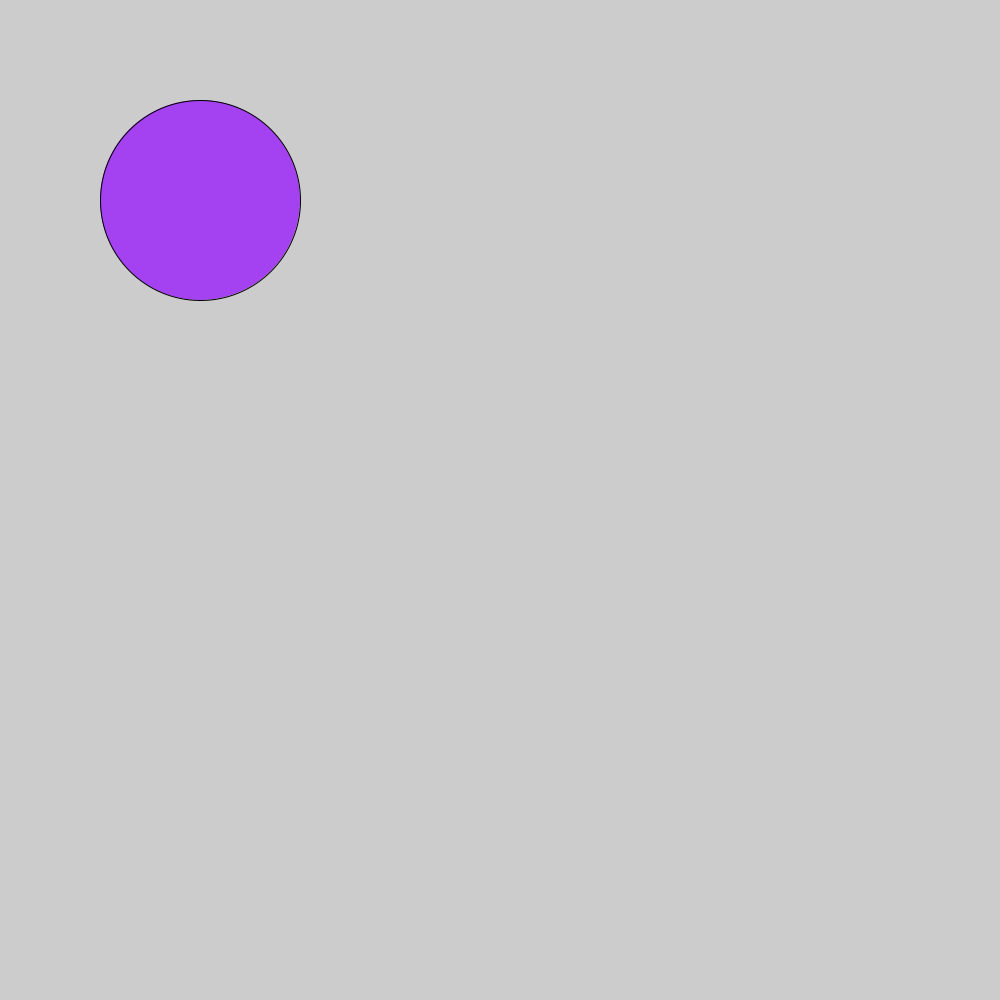
Frame 1 (no input)
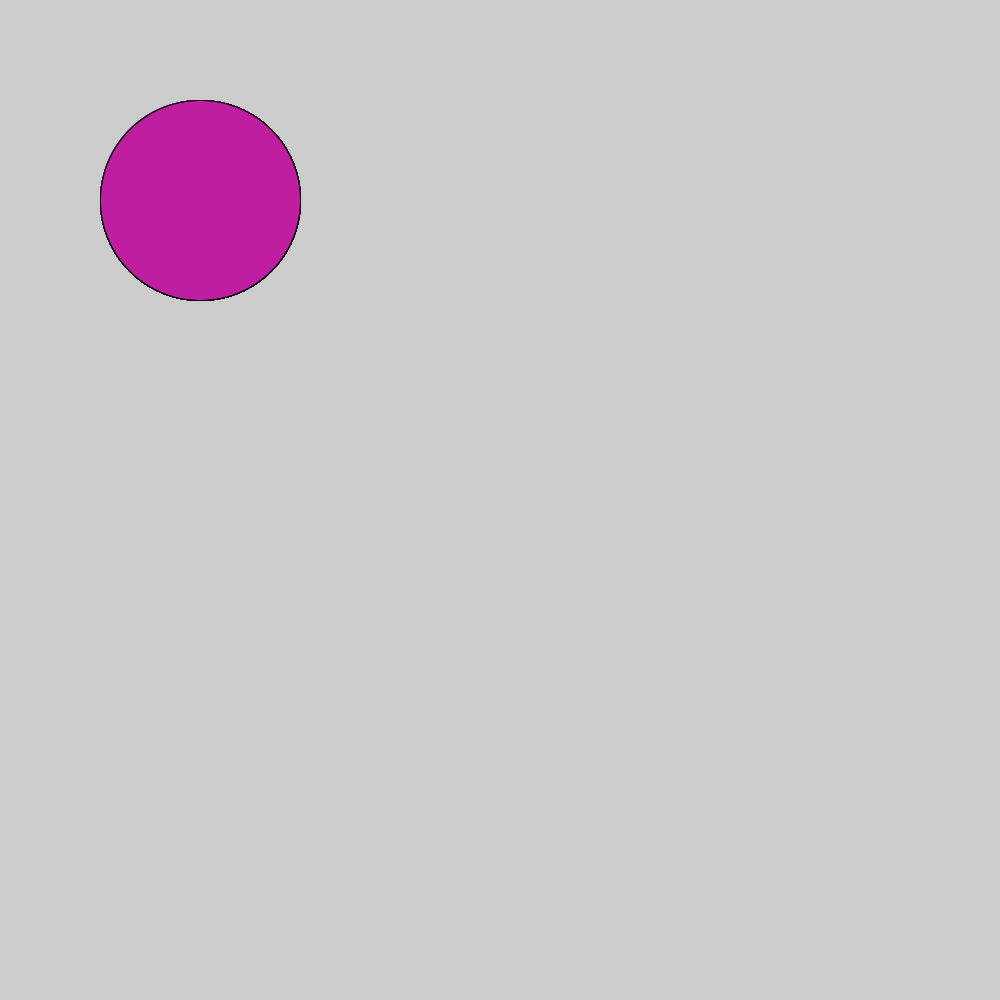
Frame 60 (the mouse pressed at the canvas centre just before this capture)
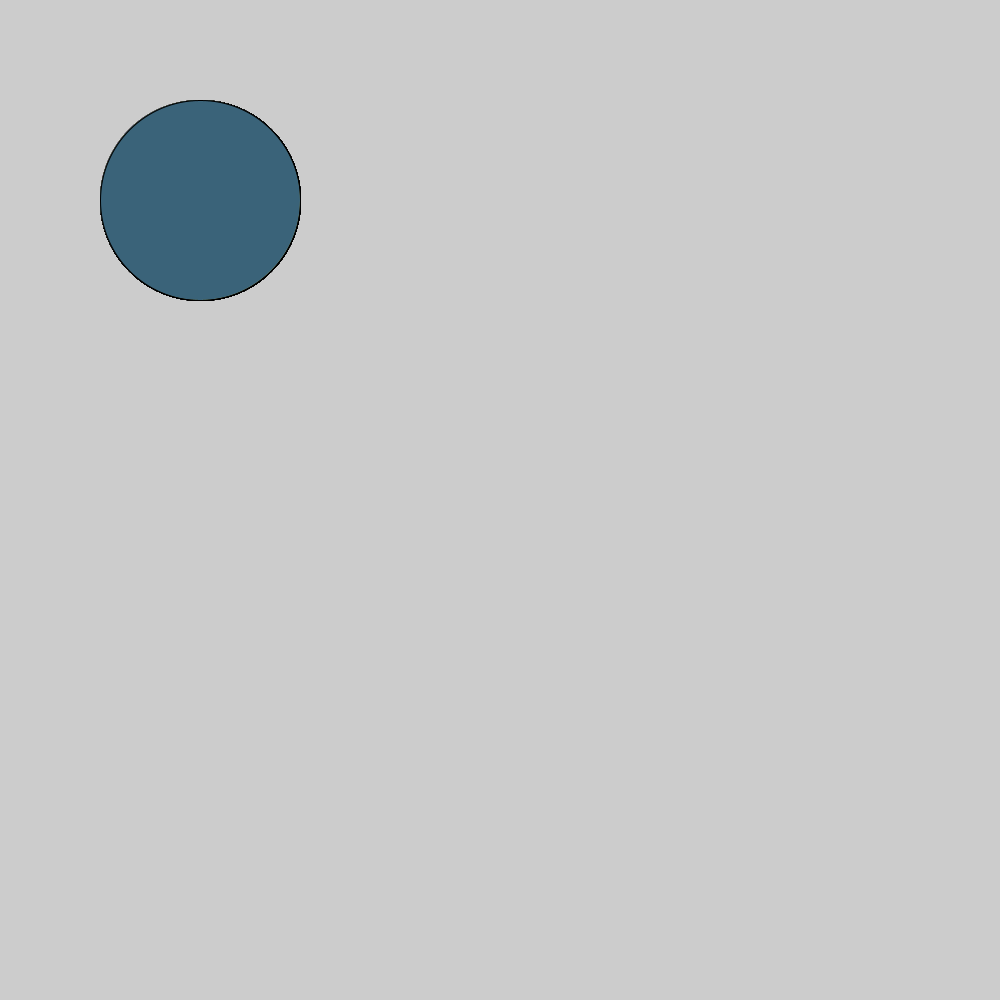
Frame 120 (the mouse held since frame 60 and released just before this capture)

The Processing sketch that drew these frames (run headless with seeded random() and noise(); from frame 60 on, the mouse is pressed at the canvas centre):

// Processing sketch: don_t_look_
// ── don_t_look_.pde

void setup(){
size(1000,1000);

}

void draw(){
  fill(random (255),random(255),random(255));
ellipse(200,200,200,200);
}
